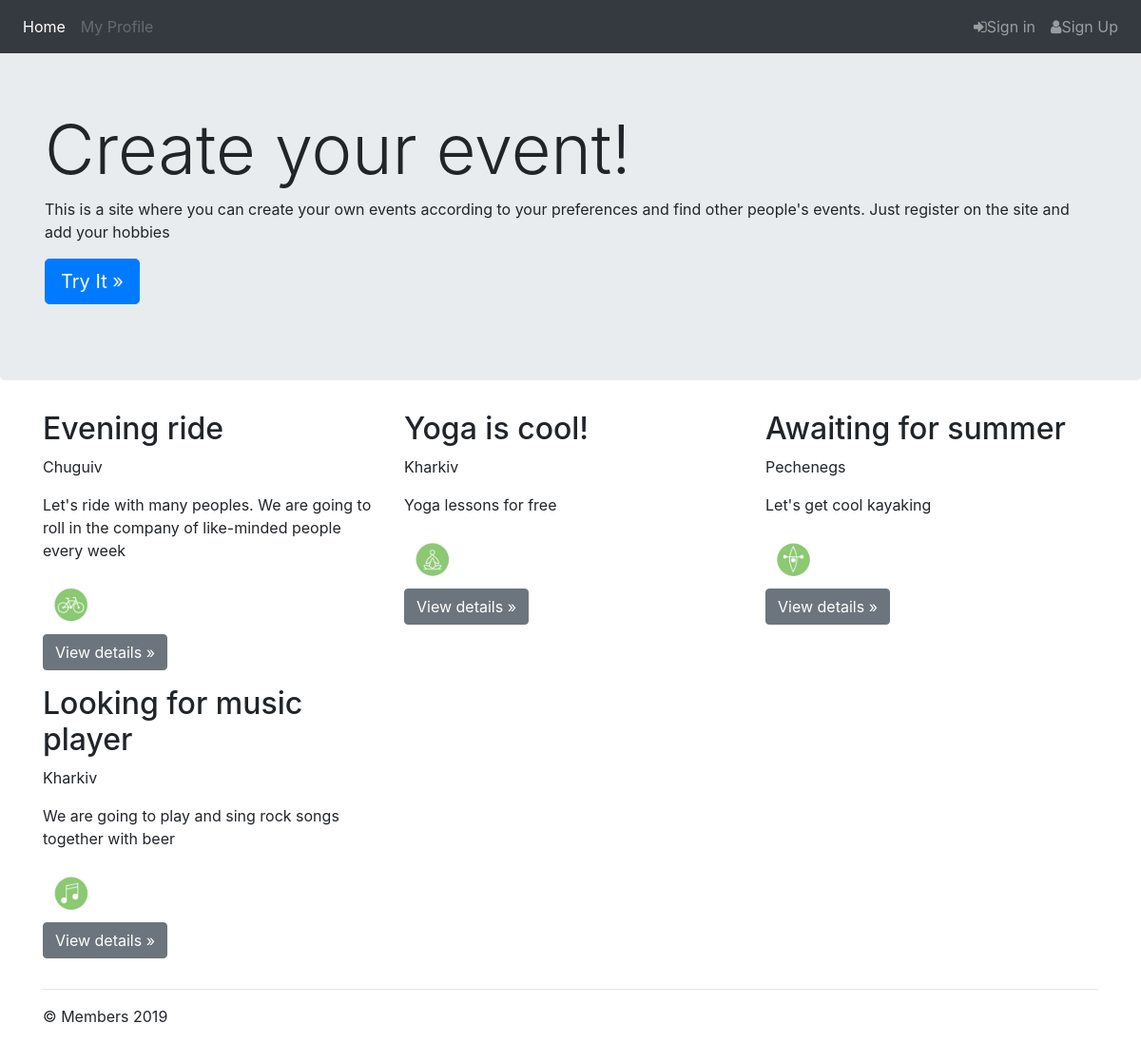
The page / on the database its author committed.
### members/models.py (models this page shows, shortened)
class Event(models.Model):
    author = models.ForeignKey(
        settings.AUTH_USER_MODEL,
        on_delete=models.CASCADE,
        default=None, null=True
        )
    image = models.ImageField(upload_to='images/event_img', blank=True)
    title = models.CharField(max_length=100, null=True, blank=True)
    description = models.CharField(max_length=250, null=True, blank=True)
    date = models.DateField(null=True, blank=True)
    place = models.CharField(max_length=100, null=True, blank=True)
    hobby = models.ForeignKey(Hobby, on_delete=models.CASCADE, default=None, null=True)

### members/views.py (the view)
# urls.py: path('', views.IndexView.as_view(), name='index'),
class IndexView(ListView):
    model = Event
    template_name = 'members/index.html'
    def get_context_data(self, *, object_list=None, **kwargs):
        context = super(IndexView, self).get_context_data()
        context['page_title'] = "All events"
        return context

### members/templates/members/index.html (shortened to what this page needs)
{% extends 'members/layout.html' %}
{% block content %}
<main role="main">
<div class="jumbotron">
    <div class="container">
      <h2 class="display-3">Create your event!</h2>
      <p>
        This is a site where you can create your own events
        according to your preferences and find other people's events.
        Just register on the site and add your hobbies
      </p>
      <p><a class="btn btn-primary btn-lg" href="{% url 'members:index' %}" role="button">Try It &raquo;</a></p>
    </div>
  </div>
  <div class="container">
    <div class="row">
    {% for event in object_list %}
      <div class="col-md-4">
        <h2>{{ event.title }}</h2>
        <p>{{ event.place }}</p>
        <p>{{ event.description }}</p>
        <div class="{{ event.hobby.name }} hobby-icon"></div>
        <p><a class="btn btn-secondary" href="{% url 'members:event' event.id %}" role="button">View details &raquo;</a></p>
      </div>
    {% endfor %}
    </div>
  </div>
</main>
{% endblock %}

### members/templates/members/layout.html (shortened to what this page needs)
<!doctype html>
<html lang="en">
  <head>
{% load static %}
<link rel="stylesheet" type="text/css" href="{% static 'members/site.css' %}"/>
<link rel="stylesheet" type="text/css" href="{% static 'members/bootstrap.min.css' %}"/>
<link rel="stylesheet" href="https://maxcdn.bootstrapcdn.com/font-awesome/4.5.0/css/font-awesome.min.css">
  </head>
  <body>
    {% include 'members/navbar.html' %}
    {% block content %}
    {% endblock %}
<footer class="container">
  <hr/>
  <p>&copy; Members 2019</p>
</footer>
</body>
</html>

### members/templates/members/navbar.html (shortened to what this page needs)
<nav class="navbar navbar-expand-md navbar-dark fixed-top bg-dark">
    <div class="collapse navbar-collapse" id="navbarsExampleDefault">
      <ul class="navbar-nav mr-auto">
        <li class="nav-item active">
          <a class="nav-link" href="{% url 'members:index' %}">
            Home <span class="sr-only">(current)</span>
          </a>
        </li>
        <li class="nav-item">
        {% if user.is_authenticated %}
          <a class="nav-link" href="{% url 'members:profile' %}">My Profile</a>
        {% else %}
          <a class="nav-link disabled" href="{% url 'members:profile' %}">My Profile</a>
        {% endif %}
        </li>
      </ul>
      <ul class="nav navbar-nav navbar-right">
          <li>
              {% if user.is_authenticated %}
              <a href="{% url 'members:logout' %}" class="nav-link">
                <span class="fa fa-sign-out"></span>Sign Out
              </a>
              {% else %}
              <a href="{% url 'members:login' %}" class="nav-link">
                <span class="fa fa-sign-in"></span>Sign in
              </a>
            {% endif %}
          </li>
            <li>
                <a href="{% url 'members:register' %}" class="nav-link">
                    <span class="fa fa-user"></span>Sign Up
                </a>
            </li>
      </ul>
    </div>
  </nav>

### members/static/members/site.css (style rules this page uses)
body { padding-top: 50px; }
.hobby-icon { width: 200px; height: 200px; background: url(hobbie.jpg) no-repeat; transform: scale(.2); margin: -70px; }
.bike { background-position: -50px -517px; }
.kayak { background-position: -337px -747px; }
.yoga { background-position: -650px -287px; }
.music { background-position: -973px -56px; }

### rows shown on the page
Event: title "Evening ride", place "Chuguiv", description "Let's ride with many peoples. We are going to roll in the company of like-minded people every week"
Event: title "Yoga is cool!", place "Kharkiv", description "Yoga lessons for free"
Event: title "Awaiting for summer", place "Pechenegs", description "Let's get cool kayaking"
Event: title "Looking for music player", place "Kharkiv", description "We are going to play and sing rock songs together with beer"
